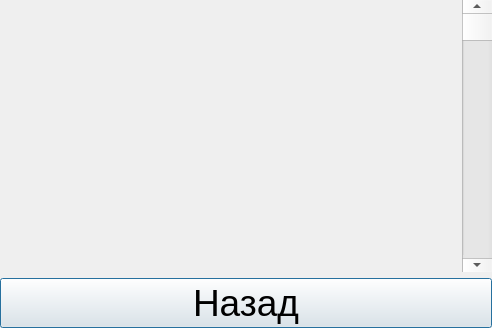
<?xml version="1.0" encoding="UTF-8"?>
<ui version="4.0">
 <class>ViewCategoryDialog</class>
 <widget class="QDialog" name="ViewCategoryDialog">
  <property name="geometry">
   <rect>
    <x>0</x>
    <y>0</y>
    <width>492</width>
    <height>328</height>
   </rect>
  </property>
  <property name="windowTitle">
   <string>Dialog</string>
  </property>
  <property name="styleSheet">
   <string notr="true">QDialog {
          border-image:url(:/images/theme16x9);
          width: 100px;
          border: none;
}T</string>
  </property>
  <layout class="QGridLayout" name="gridLayout">
   <property name="leftMargin">
    <number>0</number>
   </property>
   <property name="topMargin">
    <number>0</number>
   </property>
   <property name="rightMargin">
    <number>0</number>
   </property>
   <property name="bottomMargin">
    <number>0</number>
   </property>
   <item row="0" column="0">
    <widget class="QScrollArea" name="scrollArea">
     <property name="styleSheet">
      <string notr="true">background: transparent; border: none;</string>
     </property>
     <property name="frameShape">
      <enum>QFrame::NoFrame</enum>
     </property>
     <property name="widgetResizable">
      <bool>true</bool>
     </property>
     <widget class="QWidget" name="scrollAreaWidgetContents">
      <property name="geometry">
       <rect>
        <x>0</x>
        <y>0</y>
        <width>456</width>
        <height>269</height>
       </rect>
      </property>
      <layout class="QGridLayout" name="scrollAreaGrid"/>
     </widget>
    </widget>
   </item>
   <item row="0" column="1">
    <widget class="QScrollBar" name="verticalScrollBar">
     <property name="minimumSize">
      <size>
       <width>30</width>
       <height>0</height>
      </size>
     </property>
     <property name="orientation">
      <enum>Qt::Vertical</enum>
     </property>
    </widget>
   </item>
   <item row="1" column="0" colspan="2">
    <widget class="QPushButton" name="pbBack">
     <property name="font">
      <font>
       <pointsize>28</pointsize>
      </font>
     </property>
     <property name="text">
      <string>Назад</string>
     </property>
    </widget>
   </item>
  </layout>
 </widget>
 <resources/>
 <connections/>
</ui>
